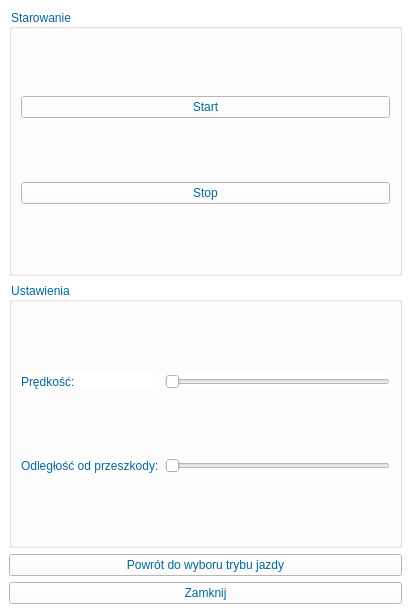
<?xml version="1.0" encoding="UTF-8"?>
<ui version="4.0">
 <class>AutonomousMode</class>
 <widget class="QMainWindow" name="AutonomousMode">
  <property name="geometry">
   <rect>
    <x>0</x>
    <y>0</y>
    <width>411</width>
    <height>613</height>
   </rect>
  </property>
  <property name="windowTitle">
   <string>MainWindow</string>
  </property>
  <property name="styleSheet">
   <string notr="true">color: rgb(0, 103, 154);
background-color: rgb(255, 255, 255);</string>
  </property>
  <widget class="QWidget" name="centralwidget">
   <layout class="QGridLayout" name="gridLayout">
    <item row="1" column="0">
     <widget class="QGroupBox" name="groupBox">
      <property name="title">
       <string>Ustawienia</string>
      </property>
      <layout class="QGridLayout" name="gridLayout_2">
       <item row="0" column="0">
        <widget class="QLabel" name="label">
         <property name="text">
          <string>Prędkość:</string>
         </property>
        </widget>
       </item>
       <item row="0" column="1">
        <widget class="QSlider" name="horizontalSliderSpeed">
         <property name="orientation">
          <enum>Qt::Horizontal</enum>
         </property>
        </widget>
       </item>
       <item row="1" column="1">
        <widget class="QSlider" name="horizontalSliderObstacleDistance">
         <property name="orientation">
          <enum>Qt::Horizontal</enum>
         </property>
        </widget>
       </item>
       <item row="1" column="0">
        <widget class="QLabel" name="label_2">
         <property name="text">
          <string>Odległość od przeszkody:</string>
         </property>
        </widget>
       </item>
      </layout>
     </widget>
    </item>
    <item row="0" column="0">
     <widget class="QGroupBox" name="groupBoxControl">
      <property name="title">
       <string>Starowanie</string>
      </property>
      <layout class="QVBoxLayout" name="verticalLayout">
       <item>
        <widget class="QPushButton" name="pushButtonStart">
         <property name="text">
          <string>Start</string>
         </property>
        </widget>
       </item>
       <item>
        <widget class="QPushButton" name="pushButtonStop">
         <property name="text">
          <string>Stop</string>
         </property>
        </widget>
       </item>
      </layout>
     </widget>
    </item>
    <item row="2" column="0">
     <widget class="QPushButton" name="pushButtonComeBack">
      <property name="text">
       <string>Powrót do wyboru trybu jazdy</string>
      </property>
     </widget>
    </item>
    <item row="3" column="0">
     <widget class="QPushButton" name="pushButtonClose">
      <property name="text">
       <string>Zamknij</string>
      </property>
     </widget>
    </item>
   </layout>
  </widget>
 </widget>
 <resources/>
 <connections/>
</ui>
